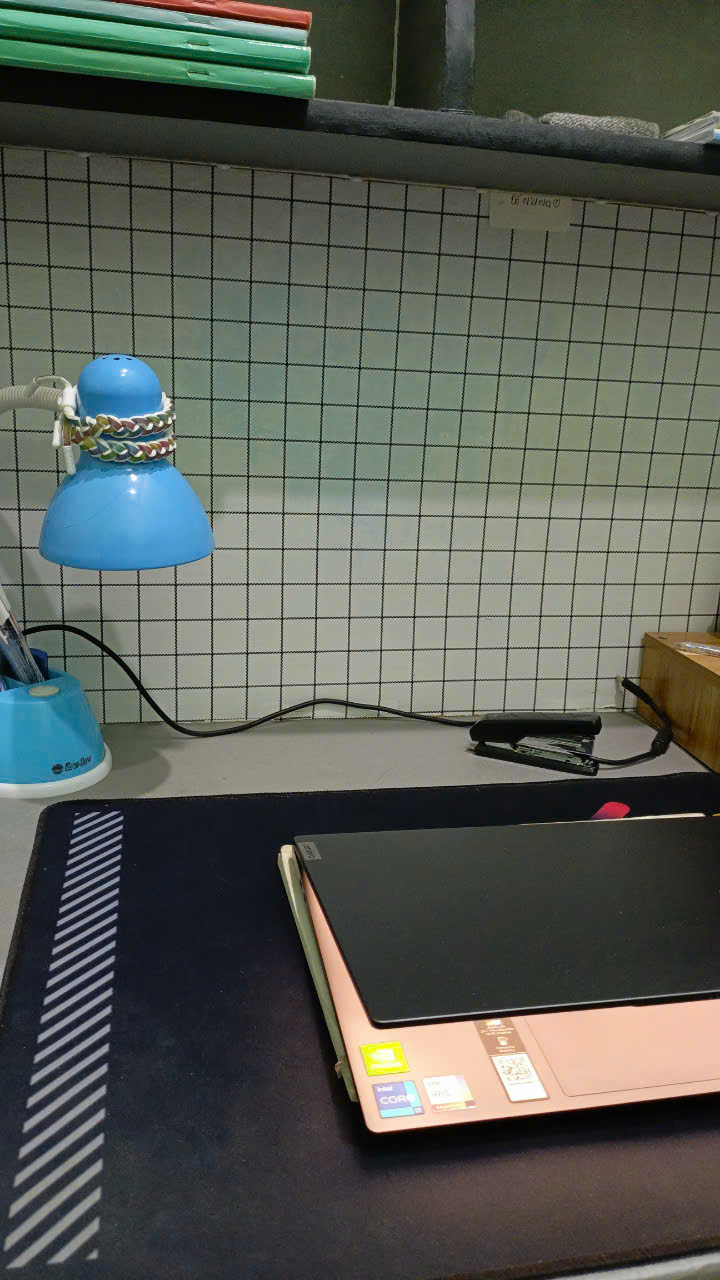
#> input picture image/test1.jpg, 720 x 1280 px
$ python main.py   (older library calls are emulated)
#> lines starting #> are read from the running program, lines starting #| are printed output that depends on the picture
import cv2
import numpy as np
from scipy.optimize import minimize
import matplotlib.pyplot as plt

def compute_gradients(img):
    grad_x = cv2.Sobel(img, cv2.CV_64F, 1, 0, ksize=3)
    grad_y = cv2.Sobel(img, cv2.CV_64F, 0, 1, ksize=3)
    return grad_x, grad_y

def feathered_cost_function(H, img1, img2):
    H = H.reshape(3, 3)
    warped_img2 = cv2.warpPerspective(img2, H, (img1.shape[1], img1.shape[0]))

    grad1_x, grad1_y = compute_gradients(img1)
    grad2_x, grad2_y = compute_gradients(warped_img2)

    cost = np.sum(np.abs(grad1_x - grad2_x)) + np.sum(np.abs(grad1_y - grad2_y))

    return cost

def optimize_homography(img1, img2, H_init):
    result = minimize(feathered_cost_function, H_init.flatten(), args=(img1, img2), method='L-BFGS-B')
    return result.x.reshape(3, 3)

def poisson_blend(img1, img2, mask):
    center = (img1.shape[1] // 2, img1.shape[0] // 2)
    blended = cv2.seamlessClone(img2, img1, mask, center, cv2.NORMAL_CLONE)
    return blended

def blend_images(img1, img2, H):
    warped_img2 = cv2.warpPerspective(img2, H, (img1.shape[1], img1.shape[0]))

    mask = (warped_img2 > 0).astype(np.uint8) * 255

    blended = poisson_blend(img1, warped_img2, mask)

    return blended

def stitch_images(img1, img2):
    H_init = np.eye(3)

    H_optimized = optimize_homography(img1, img2, H_init)

    blended_image = blend_images(img1, img2, H_optimized)

    return blended_image, H_optimized

img1 = cv2.imread('../../image/test1.jpg')
#> img1 is the input picture: shape (1280, 720, 3); mean B, G, R 85.4, 92.8, 88.1
img2 = cv2.imread('../../image/test2.jpg')
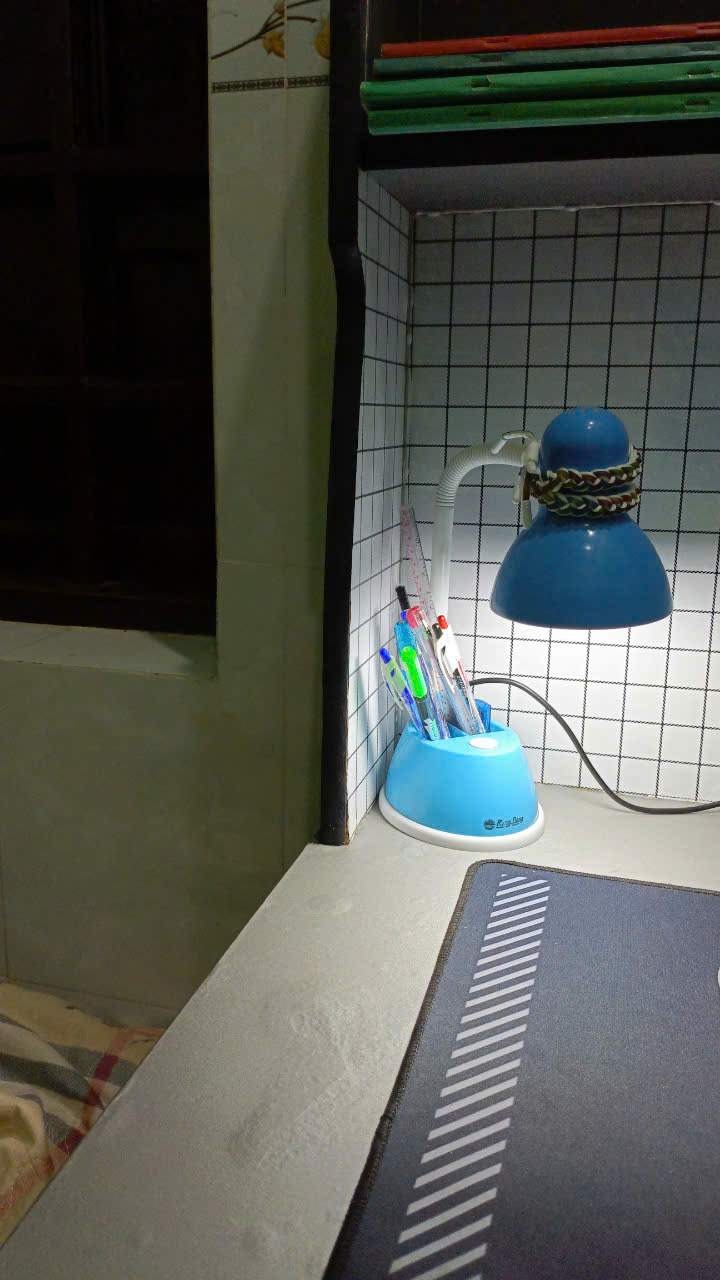
#> input picture image/test2.jpg, 720 x 1280 px
#> img2 is the input picture: shape (1280, 720, 3); mean B, G, R 79.5, 85.3, 82

img1 = cv2.resize(img1, (500, 500))
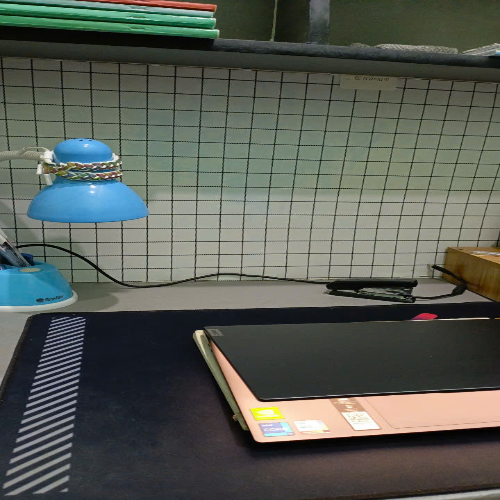
#> img1: shape (500, 500, 3); mean B, G, R 85.3, 92.7, 88
img2 = cv2.resize(img2, (500, 500))
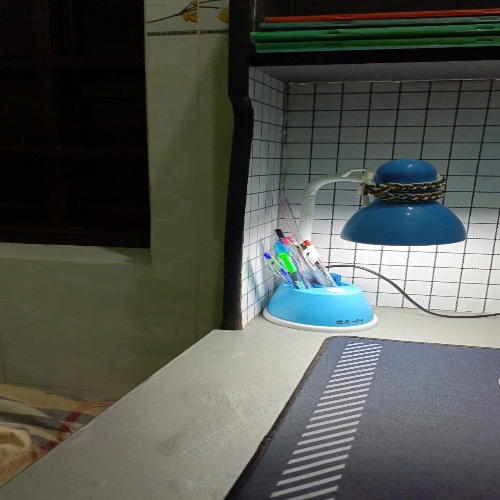
#> img2: shape (500, 500, 3); mean B, G, R 79.4, 85.3, 81.9

result, homography = stitch_images(img1, img2)
#> in compute_gradients (call 2), `grad_x = cv2.Sobel(img, cv2.CV_64F, 1, 0, ksize=3)`:
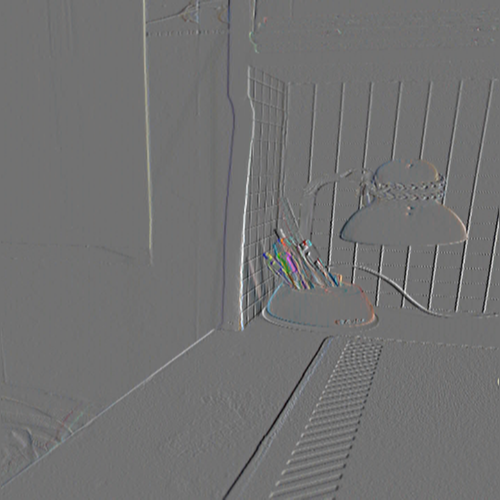
#> grad_x: shape (500, 500, 3) float64; mean B, G, R 1.2, 1, 0.9; drawn with min black and max white
#> in compute_gradients (call 2), `grad_y = cv2.Sobel(img, cv2.CV_64F, 0, 1, ksize=3)`:
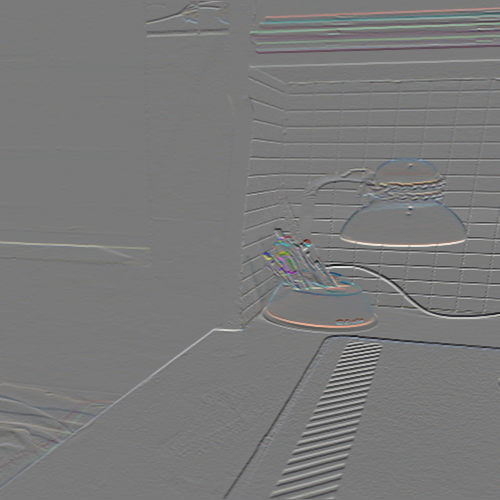
#> grad_y: shape (500, 500, 3) float64; mean B, G, R 0.9, 0.8, 0.8; drawn with min black and max white
#> in feathered_cost_function, `cost = np.sum(np.abs(grad1_x - grad2_x)) + np.sum(np.abs(grad1_y - gra..`: cost = 87442742
#> in optimize_homography, `result = minimize(feathered_cost_function, H_init.flatten(), args=(img..`: result = 10 items
#> in stitch_images, `H_optimized = optimize_homography(img1, img2, H_init)`: H_optimized = [[1, 0, 0], [0, 1, 0], [0, 0, 1]]
#> in blend_images, `mask = (warped_img2 > 0).astype(np.uint8) * 255`:
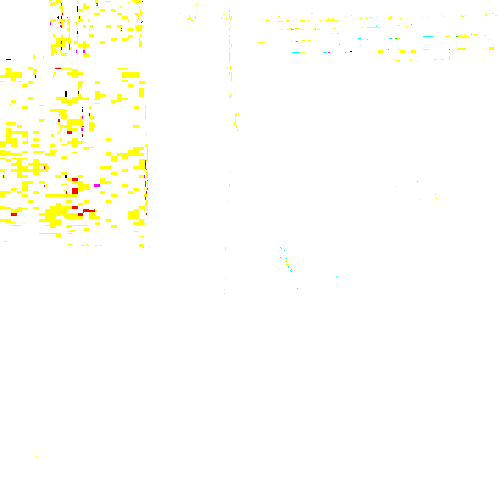
#> mask: shape (500, 500, 3); mean B, G, R 248.5, 254.7, 254.9
#> in poisson_blend, `blended = cv2.seamlessClone(img2, img1, mask, center, cv2.NORMAL_CLONE)`:
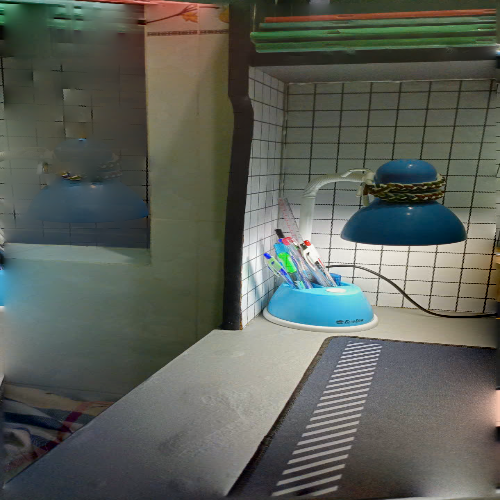
#> blended: shape (500, 500, 3); mean B, G, R 88, 95.8, 91.4
#> homography = [[1, 0, 0], [0, 1, 0], [0, 0, 1]]

plt.figure(figsize=(10, 5))
plt.imshow(cv2.cvtColor(result, cv2.COLOR_BGR2RGB))
plt.title('Stitched Image using Gradient-domain Image Stitching')
plt.axis('off')
plt.show()

# https://link.springer.com/chapter/10.1007/978-3-540-24673-2_31?utm_source=getftr&utm_medium=getftr&utm_campaign=getftr_pilot&getft_integrator=sciencedirect_contenthosting
